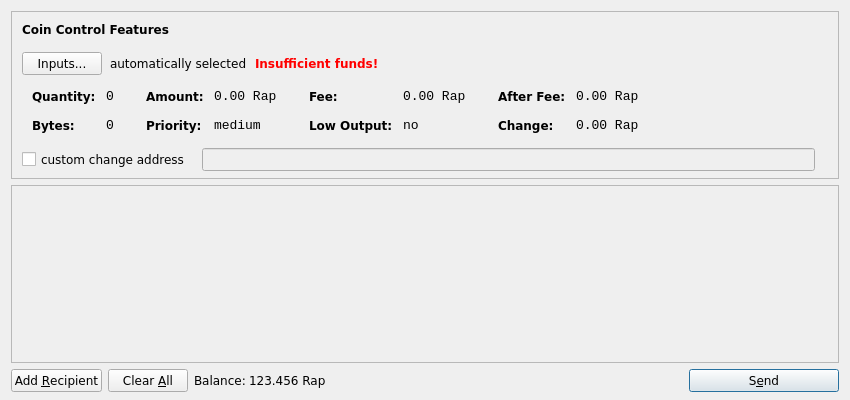
<?xml version="1.0" encoding="UTF-8"?>
<ui version="4.0">
 <class>SendCoinsDialog</class>
 <widget class="QDialog" name="SendCoinsDialog">
  <property name="geometry">
   <rect>
    <x>0</x>
    <y>0</y>
    <width>850</width>
    <height>400</height>
   </rect>
  </property>
  <property name="font">
   <font>
    <family>Verdana</family>
   </font>
  </property>
  <property name="windowTitle">
   <string>Send Coins</string>
  </property>
  <layout class="QVBoxLayout" name="verticalLayout" stretch="0,1,0">
   <property name="bottomMargin">
    <number>8</number>
   </property>
   <item>
    <widget class="QFrame" name="frameCoinControl">
     <property name="sizePolicy">
      <sizepolicy hsizetype="Expanding" vsizetype="Expanding">
       <horstretch>0</horstretch>
       <verstretch>0</verstretch>
      </sizepolicy>
     </property>
     <property name="maximumSize">
      <size>
       <width>16777215</width>
       <height>16777215</height>
      </size>
     </property>
     <property name="frameShape">
      <enum>QFrame::StyledPanel</enum>
     </property>
     <property name="frameShadow">
      <enum>QFrame::Sunken</enum>
     </property>
     <layout class="QVBoxLayout" name="verticalLayoutCoinControl2">
      <property name="spacing">
       <number>6</number>
      </property>
      <property name="leftMargin">
       <number>0</number>
      </property>
      <property name="topMargin">
       <number>0</number>
      </property>
      <property name="rightMargin">
       <number>0</number>
      </property>
      <property name="bottomMargin">
       <number>6</number>
      </property>
      <item>
       <layout class="QVBoxLayout" name="verticalLayoutCoinControl" stretch="0,0,0,0,1">
        <property name="spacing">
         <number>0</number>
        </property>
        <property name="leftMargin">
         <number>10</number>
        </property>
        <property name="topMargin">
         <number>10</number>
        </property>
        <item>
         <layout class="QHBoxLayout" name="horizontalLayoutCoinControl1">
          <property name="bottomMargin">
           <number>15</number>
          </property>
          <item>
           <widget class="QLabel" name="labelCoinControlFeatures">
            <property name="sizePolicy">
             <sizepolicy hsizetype="Preferred" vsizetype="Maximum">
              <horstretch>0</horstretch>
              <verstretch>0</verstretch>
             </sizepolicy>
            </property>
            <property name="font">
             <font>
              <weight>75</weight>
              <bold>true</bold>
             </font>
            </property>
            <property name="styleSheet">
             <string notr="true">font-weight:bold;</string>
            </property>
            <property name="text">
             <string>Coin Control Features</string>
            </property>
           </widget>
          </item>
         </layout>
        </item>
        <item>
         <layout class="QHBoxLayout" name="horizontalLayoutCoinControl2" stretch="0,0,0,0">
          <property name="spacing">
           <number>8</number>
          </property>
          <property name="bottomMargin">
           <number>10</number>
          </property>
          <item>
           <widget class="QPushButton" name="pushButtonCoinControl">
            <property name="styleSheet">
             <string notr="true"/>
            </property>
            <property name="text">
             <string>Inputs...</string>
            </property>
           </widget>
          </item>
          <item>
           <widget class="QLabel" name="labelCoinControlAutomaticallySelected">
            <property name="text">
             <string>automatically selected</string>
            </property>
            <property name="margin">
             <number>5</number>
            </property>
           </widget>
          </item>
          <item>
           <widget class="QLabel" name="labelCoinControlInsuffFunds">
            <property name="font">
             <font>
              <weight>75</weight>
              <bold>true</bold>
             </font>
            </property>
            <property name="styleSheet">
             <string notr="true">color:red;font-weight:bold;</string>
            </property>
            <property name="text">
             <string>Insufficient funds!</string>
            </property>
            <property name="margin">
             <number>5</number>
            </property>
           </widget>
          </item>
          <item>
           <spacer name="horizontalSpacerCoinControl">
            <property name="orientation">
             <enum>Qt::Horizontal</enum>
            </property>
            <property name="sizeHint" stdset="0">
             <size>
              <width>40</width>
              <height>1</height>
             </size>
            </property>
           </spacer>
          </item>
         </layout>
        </item>
        <item>
         <widget class="QWidget" name="widgetCoinControl" native="true">
          <property name="sizePolicy">
           <sizepolicy hsizetype="Preferred" vsizetype="Preferred">
            <horstretch>0</horstretch>
            <verstretch>0</verstretch>
           </sizepolicy>
          </property>
          <property name="minimumSize">
           <size>
            <width>0</width>
            <height>0</height>
           </size>
          </property>
          <property name="styleSheet">
           <string notr="true"/>
          </property>
          <layout class="QHBoxLayout" name="horizontalLayoutCoinControl5">
           <property name="leftMargin">
            <number>0</number>
           </property>
           <property name="topMargin">
            <number>0</number>
           </property>
           <property name="rightMargin">
            <number>0</number>
           </property>
           <property name="bottomMargin">
            <number>0</number>
           </property>
           <item>
            <layout class="QHBoxLayout" name="horizontalLayoutCoinControl3" stretch="0,0,0,1">
             <property name="spacing">
              <number>20</number>
             </property>
             <property name="topMargin">
              <number>0</number>
             </property>
             <property name="bottomMargin">
              <number>10</number>
             </property>
             <item>
              <layout class="QFormLayout" name="formLayoutCoinControl1">
               <property name="horizontalSpacing">
                <number>10</number>
               </property>
               <property name="verticalSpacing">
                <number>14</number>
               </property>
               <property name="leftMargin">
                <number>10</number>
               </property>
               <property name="topMargin">
                <number>4</number>
               </property>
               <property name="rightMargin">
                <number>6</number>
               </property>
               <item row="0" column="0">
                <widget class="QLabel" name="labelCoinControlQuantityText">
                 <property name="styleSheet">
                  <string notr="true">font-weight:bold;</string>
                 </property>
                 <property name="text">
                  <string>Quantity:</string>
                 </property>
                 <property name="margin">
                  <number>0</number>
                 </property>
                </widget>
               </item>
               <item row="0" column="1">
                <widget class="QLabel" name="labelCoinControlQuantity">
                 <property name="font">
                  <font>
                   <family>Monospace</family>
                   <pointsize>10</pointsize>
                  </font>
                 </property>
                 <property name="cursor">
                  <cursorShape>IBeamCursor</cursorShape>
                 </property>
                 <property name="contextMenuPolicy">
                  <enum>Qt::ActionsContextMenu</enum>
                 </property>
                 <property name="text">
                  <string notr="true">0</string>
                 </property>
                 <property name="margin">
                  <number>0</number>
                 </property>
                 <property name="textInteractionFlags">
                  <set>Qt::LinksAccessibleByMouse|Qt::TextSelectableByKeyboard|Qt::TextSelectableByMouse</set>
                 </property>
                </widget>
               </item>
               <item row="1" column="0">
                <widget class="QLabel" name="labelCoinControlBytesText">
                 <property name="styleSheet">
                  <string notr="true">font-weight:bold;</string>
                 </property>
                 <property name="text">
                  <string>Bytes:</string>
                 </property>
                </widget>
               </item>
               <item row="1" column="1">
                <widget class="QLabel" name="labelCoinControlBytes">
                 <property name="font">
                  <font>
                   <family>Monospace</family>
                   <pointsize>10</pointsize>
                  </font>
                 </property>
                 <property name="cursor">
                  <cursorShape>IBeamCursor</cursorShape>
                 </property>
                 <property name="contextMenuPolicy">
                  <enum>Qt::ActionsContextMenu</enum>
                 </property>
                 <property name="text">
                  <string notr="true">0</string>
                 </property>
                 <property name="textInteractionFlags">
                  <set>Qt::LinksAccessibleByMouse|Qt::TextSelectableByKeyboard|Qt::TextSelectableByMouse</set>
                 </property>
                </widget>
               </item>
              </layout>
             </item>
             <item>
              <layout class="QFormLayout" name="formLayoutCoinControl2">
               <property name="horizontalSpacing">
                <number>10</number>
               </property>
               <property name="verticalSpacing">
                <number>14</number>
               </property>
               <property name="leftMargin">
                <number>6</number>
               </property>
               <property name="topMargin">
                <number>4</number>
               </property>
               <property name="rightMargin">
                <number>6</number>
               </property>
               <item row="0" column="0">
                <widget class="QLabel" name="labelCoinControlAmountText">
                 <property name="styleSheet">
                  <string notr="true">font-weight:bold;</string>
                 </property>
                 <property name="text">
                  <string>Amount:</string>
                 </property>
                 <property name="margin">
                  <number>0</number>
                 </property>
                </widget>
               </item>
               <item row="0" column="1">
                <widget class="QLabel" name="labelCoinControlAmount">
                 <property name="font">
                  <font>
                   <family>Monospace</family>
                   <pointsize>10</pointsize>
                  </font>
                 </property>
                 <property name="cursor">
                  <cursorShape>IBeamCursor</cursorShape>
                 </property>
                 <property name="contextMenuPolicy">
                  <enum>Qt::ActionsContextMenu</enum>
                 </property>
                 <property name="text">
                  <string notr="true">0.00 Rap</string>
                 </property>
                 <property name="textInteractionFlags">
                  <set>Qt::LinksAccessibleByMouse|Qt::TextSelectableByKeyboard|Qt::TextSelectableByMouse</set>
                 </property>
                </widget>
               </item>
               <item row="1" column="0">
                <widget class="QLabel" name="labelCoinControlPriorityText">
                 <property name="styleSheet">
                  <string notr="true">font-weight:bold;</string>
                 </property>
                 <property name="text">
                  <string>Priority:</string>
                 </property>
                </widget>
               </item>
               <item row="1" column="1">
                <widget class="QLabel" name="labelCoinControlPriority">
                 <property name="font">
                  <font>
                   <family>Monospace</family>
                   <pointsize>10</pointsize>
                  </font>
                 </property>
                 <property name="cursor">
                  <cursorShape>IBeamCursor</cursorShape>
                 </property>
                 <property name="contextMenuPolicy">
                  <enum>Qt::ActionsContextMenu</enum>
                 </property>
                 <property name="text">
                  <string>medium</string>
                 </property>
                 <property name="textInteractionFlags">
                  <set>Qt::LinksAccessibleByMouse|Qt::TextSelectableByKeyboard|Qt::TextSelectableByMouse</set>
                 </property>
                </widget>
               </item>
              </layout>
             </item>
             <item>
              <layout class="QFormLayout" name="formLayoutCoinControl3">
               <property name="horizontalSpacing">
                <number>10</number>
               </property>
               <property name="verticalSpacing">
                <number>14</number>
               </property>
               <property name="leftMargin">
                <number>6</number>
               </property>
               <property name="topMargin">
                <number>4</number>
               </property>
               <property name="rightMargin">
                <number>6</number>
               </property>
               <item row="0" column="0">
                <widget class="QLabel" name="labelCoinControlFeeText">
                 <property name="styleSheet">
                  <string notr="true">font-weight:bold;</string>
                 </property>
                 <property name="text">
                  <string>Fee:</string>
                 </property>
                 <property name="margin">
                  <number>0</number>
                 </property>
                </widget>
               </item>
               <item row="0" column="1">
                <widget class="QLabel" name="labelCoinControlFee">
                 <property name="font">
                  <font>
                   <family>Monospace</family>
                   <pointsize>10</pointsize>
                  </font>
                 </property>
                 <property name="cursor">
                  <cursorShape>IBeamCursor</cursorShape>
                 </property>
                 <property name="contextMenuPolicy">
                  <enum>Qt::ActionsContextMenu</enum>
                 </property>
                 <property name="text">
                  <string notr="true">0.00 Rap</string>
                 </property>
                 <property name="textInteractionFlags">
                  <set>Qt::LinksAccessibleByMouse|Qt::TextSelectableByKeyboard|Qt::TextSelectableByMouse</set>
                 </property>
                </widget>
               </item>
               <item row="1" column="0">
                <widget class="QLabel" name="labelCoinControlLowOutputText">
                 <property name="styleSheet">
                  <string notr="true">font-weight:bold;</string>
                 </property>
                 <property name="text">
                  <string>Low Output:</string>
                 </property>
                </widget>
               </item>
               <item row="1" column="1">
                <widget class="QLabel" name="labelCoinControlLowOutput">
                 <property name="font">
                  <font>
                   <family>Monospace</family>
                   <pointsize>10</pointsize>
                  </font>
                 </property>
                 <property name="cursor">
                  <cursorShape>IBeamCursor</cursorShape>
                 </property>
                 <property name="contextMenuPolicy">
                  <enum>Qt::ActionsContextMenu</enum>
                 </property>
                 <property name="text">
                  <string>no</string>
                 </property>
                 <property name="textInteractionFlags">
                  <set>Qt::LinksAccessibleByMouse|Qt::TextSelectableByKeyboard|Qt::TextSelectableByMouse</set>
                 </property>
                </widget>
               </item>
              </layout>
             </item>
             <item>
              <layout class="QFormLayout" name="formLayoutCoinControl4">
               <property name="horizontalSpacing">
                <number>10</number>
               </property>
               <property name="verticalSpacing">
                <number>14</number>
               </property>
               <property name="leftMargin">
                <number>6</number>
               </property>
               <property name="topMargin">
                <number>4</number>
               </property>
               <property name="rightMargin">
                <number>6</number>
               </property>
               <item row="0" column="0">
                <widget class="QLabel" name="labelCoinControlAfterFeeText">
                 <property name="styleSheet">
                  <string notr="true">font-weight:bold;</string>
                 </property>
                 <property name="text">
                  <string>After Fee:</string>
                 </property>
                 <property name="margin">
                  <number>0</number>
                 </property>
                </widget>
               </item>
               <item row="0" column="1">
                <widget class="QLabel" name="labelCoinControlAfterFee">
                 <property name="font">
                  <font>
                   <family>Monospace</family>
                   <pointsize>10</pointsize>
                  </font>
                 </property>
                 <property name="cursor">
                  <cursorShape>IBeamCursor</cursorShape>
                 </property>
                 <property name="contextMenuPolicy">
                  <enum>Qt::ActionsContextMenu</enum>
                 </property>
                 <property name="text">
                  <string notr="true">0.00 Rap</string>
                 </property>
                 <property name="textInteractionFlags">
                  <set>Qt::LinksAccessibleByMouse|Qt::TextSelectableByKeyboard|Qt::TextSelectableByMouse</set>
                 </property>
                </widget>
               </item>
               <item row="1" column="0">
                <widget class="QLabel" name="labelCoinControlChangeText">
                 <property name="styleSheet">
                  <string notr="true">font-weight:bold;</string>
                 </property>
                 <property name="text">
                  <string>Change:</string>
                 </property>
                </widget>
               </item>
               <item row="1" column="1">
                <widget class="QLabel" name="labelCoinControlChange">
                 <property name="font">
                  <font>
                   <family>Monospace</family>
                   <pointsize>10</pointsize>
                  </font>
                 </property>
                 <property name="cursor">
                  <cursorShape>IBeamCursor</cursorShape>
                 </property>
                 <property name="contextMenuPolicy">
                  <enum>Qt::ActionsContextMenu</enum>
                 </property>
                 <property name="text">
                  <string notr="true">0.00 Rap</string>
                 </property>
                 <property name="textInteractionFlags">
                  <set>Qt::LinksAccessibleByMouse|Qt::TextSelectableByKeyboard|Qt::TextSelectableByMouse</set>
                 </property>
                </widget>
               </item>
              </layout>
             </item>
            </layout>
           </item>
          </layout>
         </widget>
        </item>
        <item>
         <layout class="QHBoxLayout" name="horizontalLayoutCoinControl4" stretch="0,0,0">
          <property name="spacing">
           <number>12</number>
          </property>
          <property name="sizeConstraint">
           <enum>QLayout::SetDefaultConstraint</enum>
          </property>
          <property name="topMargin">
           <number>5</number>
          </property>
          <property name="rightMargin">
           <number>5</number>
          </property>
          <item>
           <widget class="QCheckBox" name="checkBoxCoinControlChange">
            <property name="text">
             <string>custom change address</string>
            </property>
           </widget>
          </item>
          <item>
           <widget class="QLineEdit" name="lineEditCoinControlChange">
            <property name="enabled">
             <bool>false</bool>
            </property>
            <property name="sizePolicy">
             <sizepolicy hsizetype="Expanding" vsizetype="Fixed">
              <horstretch>0</horstretch>
              <verstretch>0</verstretch>
             </sizepolicy>
            </property>
           </widget>
          </item>
          <item>
           <widget class="QLabel" name="labelCoinControlChangeLabel">
            <property name="sizePolicy">
             <sizepolicy hsizetype="Preferred" vsizetype="Expanding">
              <horstretch>0</horstretch>
              <verstretch>0</verstretch>
             </sizepolicy>
            </property>
            <property name="minimumSize">
             <size>
              <width>0</width>
              <height>0</height>
             </size>
            </property>
            <property name="text">
             <string/>
            </property>
            <property name="margin">
             <number>3</number>
            </property>
           </widget>
          </item>
         </layout>
        </item>
        <item>
         <spacer name="verticalSpacerCoinControl">
          <property name="orientation">
           <enum>Qt::Vertical</enum>
          </property>
          <property name="sizeHint" stdset="0">
           <size>
            <width>800</width>
            <height>1</height>
           </size>
          </property>
         </spacer>
        </item>
       </layout>
      </item>
     </layout>
    </widget>
   </item>
   <item>
    <widget class="QScrollArea" name="scrollArea">
     <property name="widgetResizable">
      <bool>true</bool>
     </property>
     <widget class="QWidget" name="scrollAreaWidgetContents">
      <property name="geometry">
       <rect>
        <x>0</x>
        <y>0</y>
        <width>830</width>
        <height>173</height>
       </rect>
      </property>
      <layout class="QVBoxLayout" name="verticalLayout_2">
       <property name="leftMargin">
        <number>0</number>
       </property>
       <property name="topMargin">
        <number>0</number>
       </property>
       <property name="rightMargin">
        <number>0</number>
       </property>
       <property name="bottomMargin">
        <number>0</number>
       </property>
       <item>
        <layout class="QVBoxLayout" name="entries">
         <property name="spacing">
          <number>6</number>
         </property>
        </layout>
       </item>
       <item>
        <spacer name="verticalSpacer">
         <property name="orientation">
          <enum>Qt::Vertical</enum>
         </property>
         <property name="sizeHint" stdset="0">
          <size>
           <width>20</width>
           <height>40</height>
          </size>
         </property>
        </spacer>
       </item>
      </layout>
     </widget>
    </widget>
   </item>
   <item>
    <layout class="QHBoxLayout" name="horizontalLayout">
     <item>
      <widget class="QPushButton" name="addButton">
       <property name="toolTip">
        <string>Send to multiple recipients at once</string>
       </property>
       <property name="text">
        <string>Add &amp;Recipient</string>
       </property>
       <property name="autoDefault">
        <bool>false</bool>
       </property>
      </widget>
     </item>
     <item>
      <widget class="QPushButton" name="clearButton">
       <property name="sizePolicy">
        <sizepolicy hsizetype="Minimum" vsizetype="Fixed">
         <horstretch>0</horstretch>
         <verstretch>0</verstretch>
        </sizepolicy>
       </property>
       <property name="toolTip">
        <string>Remove all transaction fields</string>
       </property>
       <property name="text">
        <string>Clear &amp;All</string>
       </property>
       <property name="autoRepeatDelay">
        <number>300</number>
       </property>
       <property name="autoDefault">
        <bool>false</bool>
       </property>
      </widget>
     </item>
     <item>
      <layout class="QHBoxLayout" name="horizontalLayout_2">
       <property name="spacing">
        <number>3</number>
       </property>
       <item>
        <widget class="QLabel" name="label">
         <property name="text">
          <string>Balance:</string>
         </property>
        </widget>
       </item>
       <item>
        <widget class="QLabel" name="labelBalance">
         <property name="cursor">
          <cursorShape>IBeamCursor</cursorShape>
         </property>
         <property name="text">
          <string>123.456 Rap</string>
         </property>
         <property name="textInteractionFlags">
          <set>Qt::LinksAccessibleByMouse|Qt::TextSelectableByKeyboard|Qt::TextSelectableByMouse</set>
         </property>
        </widget>
       </item>
      </layout>
     </item>
     <item>
      <spacer name="horizontalSpacer">
       <property name="orientation">
        <enum>Qt::Horizontal</enum>
       </property>
       <property name="sizeHint" stdset="0">
        <size>
         <width>40</width>
         <height>20</height>
        </size>
       </property>
      </spacer>
     </item>
     <item>
      <widget class="QPushButton" name="sendButton">
       <property name="minimumSize">
        <size>
         <width>150</width>
         <height>0</height>
        </size>
       </property>
       <property name="toolTip">
        <string>Confirm the send action</string>
       </property>
       <property name="text">
        <string>S&amp;end</string>
       </property>
       <property name="default">
        <bool>true</bool>
       </property>
      </widget>
     </item>
    </layout>
   </item>
  </layout>
 </widget>
 <resources/>
 <connections/>
</ui>
